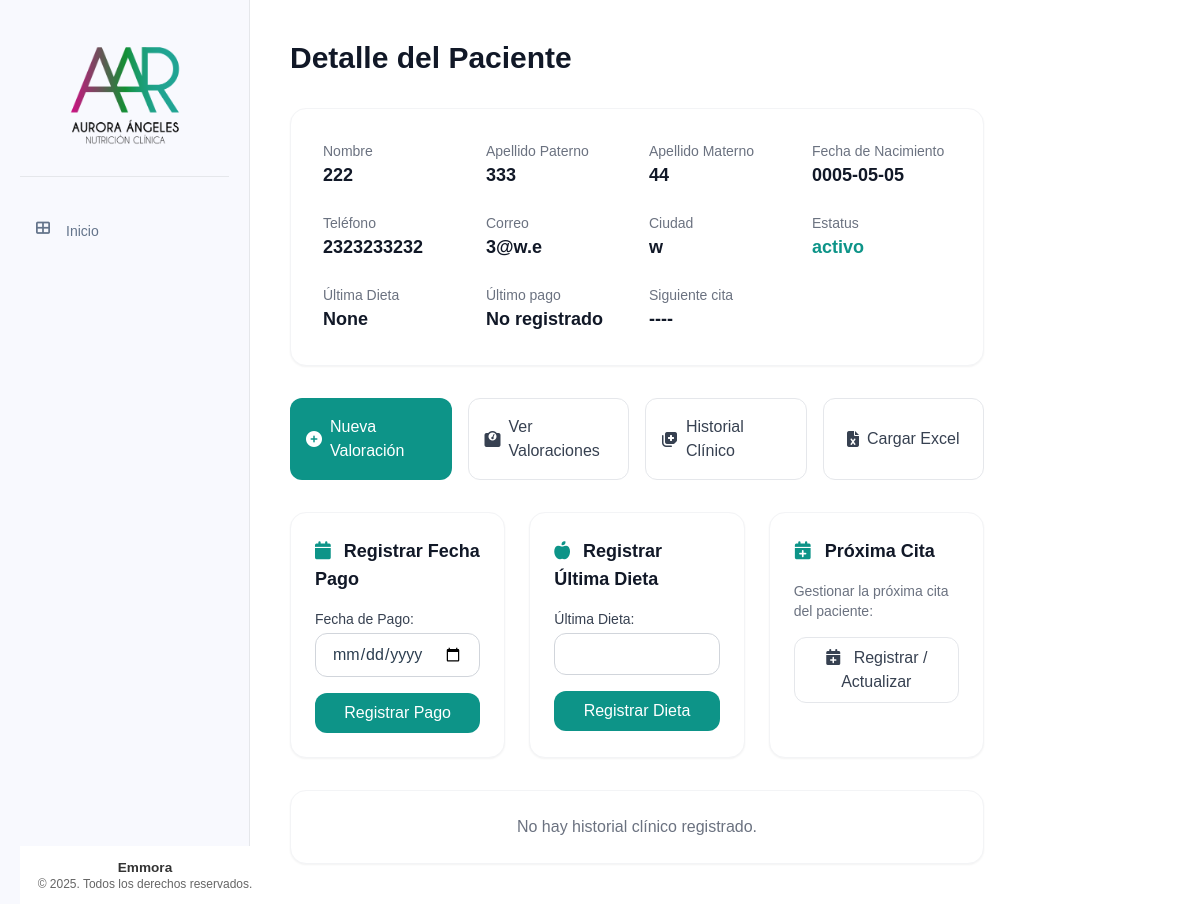
The app's page /pacientes/5, older data.
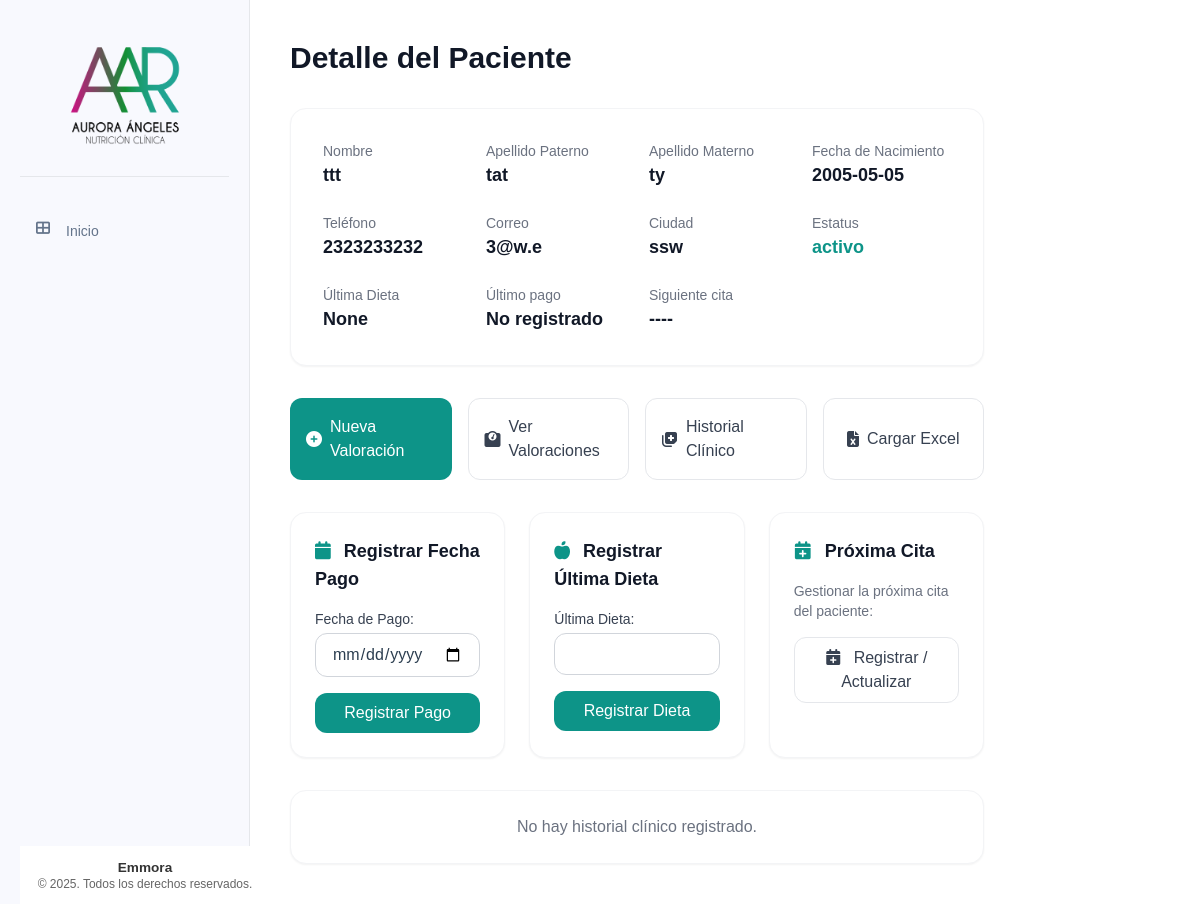
The same page, newer data.
### tables this page shows
CREATE TABLE pacientes (
    id INTEGER PRIMARY KEY AUTOINCREMENT,
    nombre TEXT NOT NULL,
    apellido_paterno TEXT NOT NULL,
    apellido_materno TEXT NOT NULL,
    fecha_nacimiento DATE NOT NULL,
    telefono TEXT NOT NULL,
    correo TEXT UNIQUE NOT NULL,
    ciudad TEXT NOT NULL,
    fecha_registro TIMESTAMP DEFAULT CURRENT_TIMESTAMP,
    status TEXT NOT NULL DEFAULT 'activo' CHECK (status IN ('activo', 'inactivo'))
);

### app/controllers/pacientes.py (the view, shortened to what this page needs)
@pacientes.route('/<int:id>', methods=['GET', 'POST'])
def detalle_paciente(id):
    paciente = Paciente.obtener_por_id(id)
    if paciente is None:
        flash('Paciente no encontrado', 'error')
        return redirect(url_for('pacientes.lista_pacientes'))
    ultimo_pago = Pago.obtener_ultimo_pago(id)
    historial = HistorialClinico.obtener_por_paciente_id(id)
    ultima_valoracion = ValoracionAntropometrica.obtener_ultima_por_paciente(id)
    cita_id = request.args.get('cita_id', None)
    cita = None
    if cita_id:
        cita = Cita.obtener_por_id(cita_id)
    siguiente_cita_data = Cita.obtener_siguiente_cita(id)
    siguiente_cita = None
    if siguiente_cita_data:
        fecha_str = siguiente_cita_data['fecha']
        hora_str = siguiente_cita_data['hora']
        siguiente_cita = datetime.strptime(f"{fecha_str} {hora_str}", '%Y-%m-%d %H:%M')
    today = datetime.now()
    return render_template('pacientes/detalle_paciente.html',
                            paciente=paciente,
                            ultimo_pago=ultimo_pago,
                            historial=historial,
                            ultima_valoracion=ultima_valoracion,
                            cita=cita,
                            siguiente_cita=siguiente_cita,
                            today=today)

### app/db.py (called while the page is built)
def get_db():
    if 'db' not in g:
        try:
            g.db = sqlite3.connect(
                'pacientes.db',
                detect_types=sqlite3.PARSE_DECLTYPES
            )
            g.db.row_factory = sqlite3.Row
        except sqlite3.Error as e:
            logger.error(f"Error crítico al conectar con la base de datos SQLite: {e}")
            raise e
    return g.db

def query_db(query, args=(), one=False):
    try:
        cur = get_db().execute(query, args)
        rv = cur.fetchall()
        cur.close()
        return (rv[0] if rv else None) if one else rv
    except sqlite3.Error as e:
        logger.error(f"Error al ejecutar query: {query}. Args: {args}. Detalle: {e}")
        raise e

### app/models/cita.py (called while the page is built)
    @staticmethod
    def obtener_siguiente_cita(paciente_id):
        result = query_db('''
            SELECT id, fecha, hora FROM citas
            WHERE paciente_id = ? AND fecha >= ?
            ORDER BY fecha ASC, hora ASC LIMIT 1
        ''', [paciente_id, datetime.now().strftime('%Y-%m-%d')], one=True)
        return result if result else None

### app/models/paciente.py (called while the page is built)
    @staticmethod
    def obtener_por_id(id):
        return query_db('SELECT * FROM pacientes WHERE id = ?', [id], one=True)

### app/templates/pacientes/detalle_paciente.html (shortened to what the changed rows need)
{% extends "base/base.html" %}
{% block content %}
<div class="max-w-6xl mx-auto">
    <div class="mb-8">
        <h1 class="text-3xl font-bold text-gray-900">Detalle del Paciente</h1>
    </div>
    <div class="bg-white p-8 rounded-2xl shadow-sm border border-gray-100 mb-8">
        <div class="grid grid-cols-1 md:grid-cols-2 lg:grid-cols-4 gap-6">
            <div>
                <p class="text-sm text-gray-500 font-medium">Nombre</p>
                <p class="text-lg font-semibold text-gray-900">{{ paciente['nombre'] }}</p>
            </div>
            <div>
                <p class="text-sm text-gray-500 font-medium">Apellido Paterno</p>
                <p class="text-lg font-semibold text-gray-900">{{ paciente['apellido_paterno'] }}</p>
            </div>
            <div>
                <p class="text-sm text-gray-500 font-medium">Apellido Materno</p>
                <p class="text-lg font-semibold text-gray-900">{{ paciente['apellido_materno'] }}</p>
            </div>
            <div>
                <p class="text-sm text-gray-500 font-medium">Fecha de Nacimiento</p>
                <p class="text-lg font-semibold text-gray-900">{{ paciente['fecha_nacimiento'] }}</p>
            </div>
            <div>
                <p class="text-sm text-gray-500 font-medium">Teléfono</p>
                <p class="text-lg font-semibold text-gray-900">{{ paciente['telefono'] }}</p>
            </div>
            <div>
                <p class="text-sm text-gray-500 font-medium">Correo</p>
                <p class="text-lg font-semibold text-gray-900">{{ paciente['correo'] }}</p>
            </div>
            <div>
                <p class="text-sm text-gray-500 font-medium">Ciudad</p>
                <p class="text-lg font-semibold text-gray-900">{{ paciente['ciudad'] }}</p>
            </div>
            <div>
                <p class="text-sm text-gray-500 font-medium">Estatus</p>
                <p class="text-lg font-semibold text-teal-600">{{ paciente['status'] }}</p>
            </div>
        </div>
    </div>
</div>
{% endblock %}

Row changes from the older to the newer data that the page shows:
changed pacientes "activo": nombre "222" → "ttt"; apellido_paterno "333" → "tat"; apellido_materno "44" → "ty"; fecha_nacimiento "0005-05-05" → "2005-05-05"; ciudad "w" → "ssw"
